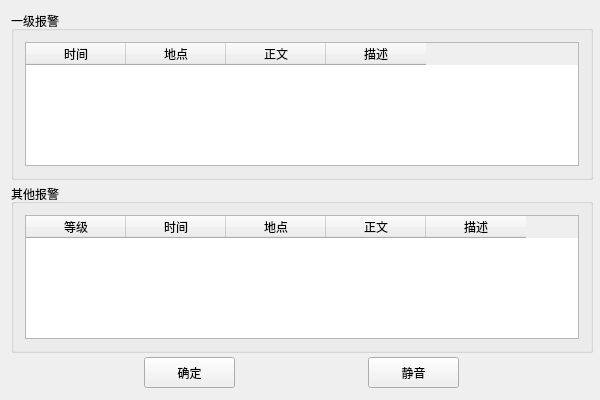
<?xml version="1.0" encoding="UTF-8"?>
<ui version="4.0">
 <class>StaAlarmWindowTKYClass</class>
 <widget class="QWidget" name="StaAlarmWindowTKYClass">
  <property name="geometry">
   <rect>
    <x>0</x>
    <y>0</y>
    <width>600</width>
    <height>400</height>
   </rect>
  </property>
  <property name="minimumSize">
   <size>
    <width>600</width>
    <height>400</height>
   </size>
  </property>
  <property name="maximumSize">
   <size>
    <width>600</width>
    <height>400</height>
   </size>
  </property>
  <property name="windowTitle">
   <string>StaAlarmWindowTKY</string>
  </property>
  <layout class="QVBoxLayout" name="verticalLayout">
   <item>
    <widget class="QGroupBox" name="primaryalarm">
     <property name="minimumSize">
      <size>
       <width>582</width>
       <height>169</height>
      </size>
     </property>
     <property name="maximumSize">
      <size>
       <width>582</width>
       <height>169</height>
      </size>
     </property>
     <property name="title">
      <string>一级报警</string>
     </property>
     <layout class="QVBoxLayout" name="verticalLayout_2">
      <item>
       <widget class="QWidget" name="widget_2" native="true">
        <layout class="QVBoxLayout" name="verticalLayout_4">
         <property name="spacing">
          <number>0</number>
         </property>
         <property name="leftMargin">
          <number>0</number>
         </property>
         <property name="topMargin">
          <number>0</number>
         </property>
         <property name="rightMargin">
          <number>0</number>
         </property>
         <property name="bottomMargin">
          <number>0</number>
         </property>
         <item>
          <widget class="QTableWidget" name="firstorder">
           <column>
            <property name="text">
             <string>时间</string>
            </property>
           </column>
           <column>
            <property name="text">
             <string>地点</string>
            </property>
           </column>
           <column>
            <property name="text">
             <string>正文</string>
            </property>
           </column>
           <column>
            <property name="text">
             <string>描述</string>
            </property>
           </column>
          </widget>
         </item>
        </layout>
       </widget>
      </item>
     </layout>
    </widget>
   </item>
   <item>
    <widget class="QGroupBox" name="otheralarm">
     <property name="minimumSize">
      <size>
       <width>582</width>
       <height>169</height>
      </size>
     </property>
     <property name="maximumSize">
      <size>
       <width>582</width>
       <height>169</height>
      </size>
     </property>
     <property name="title">
      <string>其他报警</string>
     </property>
     <layout class="QVBoxLayout" name="verticalLayout_3">
      <item>
       <widget class="QWidget" name="widget_3" native="true">
        <layout class="QVBoxLayout" name="verticalLayout_5">
         <property name="spacing">
          <number>0</number>
         </property>
         <property name="leftMargin">
          <number>0</number>
         </property>
         <property name="topMargin">
          <number>0</number>
         </property>
         <property name="rightMargin">
          <number>0</number>
         </property>
         <property name="bottomMargin">
          <number>0</number>
         </property>
         <item>
          <widget class="QTableWidget" name="other">
           <column>
            <property name="text">
             <string>等级</string>
            </property>
           </column>
           <column>
            <property name="text">
             <string>时间</string>
            </property>
           </column>
           <column>
            <property name="text">
             <string>地点</string>
            </property>
           </column>
           <column>
            <property name="text">
             <string>正文</string>
            </property>
           </column>
           <column>
            <property name="text">
             <string>描述</string>
            </property>
           </column>
          </widget>
         </item>
        </layout>
       </widget>
      </item>
     </layout>
    </widget>
   </item>
   <item>
    <widget class="QWidget" name="widget" native="true">
     <property name="minimumSize">
      <size>
       <width>582</width>
       <height>32</height>
      </size>
     </property>
     <property name="maximumSize">
      <size>
       <width>582</width>
       <height>32</height>
      </size>
     </property>
     <layout class="QHBoxLayout" name="horizontalLayout">
      <property name="spacing">
       <number>0</number>
      </property>
      <property name="leftMargin">
       <number>0</number>
      </property>
      <property name="topMargin">
       <number>0</number>
      </property>
      <property name="rightMargin">
       <number>0</number>
      </property>
      <property name="bottomMargin">
       <number>0</number>
      </property>
      <item>
       <widget class="QPushButton" name="verify">
        <property name="minimumSize">
         <size>
          <width>91</width>
          <height>31</height>
         </size>
        </property>
        <property name="maximumSize">
         <size>
          <width>91</width>
          <height>31</height>
         </size>
        </property>
        <property name="text">
         <string>确定</string>
        </property>
       </widget>
      </item>
      <item>
       <widget class="QPushButton" name="soundoff">
        <property name="minimumSize">
         <size>
          <width>91</width>
          <height>31</height>
         </size>
        </property>
        <property name="maximumSize">
         <size>
          <width>91</width>
          <height>31</height>
         </size>
        </property>
        <property name="text">
         <string>静音</string>
        </property>
       </widget>
      </item>
     </layout>
    </widget>
   </item>
  </layout>
 </widget>
 <layoutdefault spacing="6" margin="11"/>
 <resources/>
 <connections/>
</ui>
